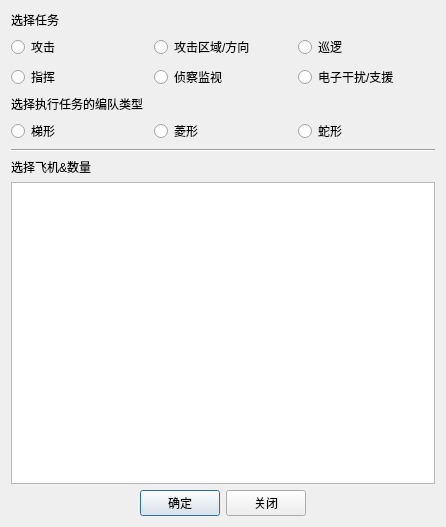
<?xml version="1.0" encoding="UTF-8"?>
<ui version="4.0">
 <class>Dialog</class>
 <widget class="QDialog" name="Dialog">
  <property name="geometry">
   <rect>
    <x>0</x>
    <y>0</y>
    <width>446</width>
    <height>527</height>
   </rect>
  </property>
  <property name="windowTitle">
   <string>Dialog</string>
  </property>
  <layout class="QGridLayout" name="gridLayout">
   <item row="0" column="0">
    <layout class="QVBoxLayout" name="verticalLayout">
     <item>
      <widget class="QLabel" name="label">
       <property name="text">
        <string>选择任务</string>
       </property>
      </widget>
     </item>
     <item>
      <layout class="QHBoxLayout" name="horizontalLayout">
       <item>
        <widget class="QRadioButton" name="radioButton">
         <property name="text">
          <string>攻击</string>
         </property>
        </widget>
       </item>
       <item>
        <widget class="QRadioButton" name="radioButton_2">
         <property name="text">
          <string>攻击区域/方向</string>
         </property>
        </widget>
       </item>
       <item>
        <widget class="QRadioButton" name="radioButton_3">
         <property name="text">
          <string>巡逻</string>
         </property>
        </widget>
       </item>
      </layout>
     </item>
     <item>
      <layout class="QHBoxLayout" name="horizontalLayout_2">
       <item>
        <widget class="QRadioButton" name="radioButton_4">
         <property name="text">
          <string>指挥</string>
         </property>
        </widget>
       </item>
       <item>
        <widget class="QRadioButton" name="radioButton_5">
         <property name="text">
          <string>侦察监视</string>
         </property>
        </widget>
       </item>
       <item>
        <widget class="QRadioButton" name="radioButton_9">
         <property name="text">
          <string>电子干扰/支援</string>
         </property>
        </widget>
       </item>
      </layout>
     </item>
     <item>
      <widget class="QLabel" name="label_2">
       <property name="text">
        <string>选择执行任务的编队类型</string>
       </property>
      </widget>
     </item>
     <item>
      <layout class="QHBoxLayout" name="horizontalLayout_3">
       <item>
        <widget class="QRadioButton" name="radioButton_6">
         <property name="text">
          <string>梯形</string>
         </property>
        </widget>
       </item>
       <item>
        <widget class="QRadioButton" name="radioButton_7">
         <property name="text">
          <string>菱形</string>
         </property>
        </widget>
       </item>
       <item>
        <widget class="QRadioButton" name="radioButton_8">
         <property name="text">
          <string>蛇形</string>
         </property>
        </widget>
       </item>
      </layout>
     </item>
     <item>
      <widget class="Line" name="line">
       <property name="orientation">
        <enum>Qt::Horizontal</enum>
       </property>
      </widget>
     </item>
     <item>
      <widget class="QLabel" name="label_3">
       <property name="text">
        <string>选择飞机&amp;数量</string>
       </property>
      </widget>
     </item>
     <item>
      <widget class="QListWidget" name="listWidget"/>
     </item>
     <item>
      <layout class="QHBoxLayout" name="horizontalLayout_4">
       <item>
        <spacer name="horizontalSpacer_3">
         <property name="orientation">
          <enum>Qt::Horizontal</enum>
         </property>
         <property name="sizeHint" stdset="0">
          <size>
           <width>40</width>
           <height>20</height>
          </size>
         </property>
        </spacer>
       </item>
       <item>
        <widget class="QPushButton" name="yes_pushButton">
         <property name="text">
          <string>确定</string>
         </property>
        </widget>
       </item>
       <item>
        <widget class="QPushButton" name="no_pushButton">
         <property name="text">
          <string>关闭</string>
         </property>
        </widget>
       </item>
       <item>
        <spacer name="horizontalSpacer_4">
         <property name="orientation">
          <enum>Qt::Horizontal</enum>
         </property>
         <property name="sizeHint" stdset="0">
          <size>
           <width>40</width>
           <height>20</height>
          </size>
         </property>
        </spacer>
       </item>
      </layout>
     </item>
    </layout>
   </item>
  </layout>
 </widget>
 <resources/>
 <connections/>
</ui>
